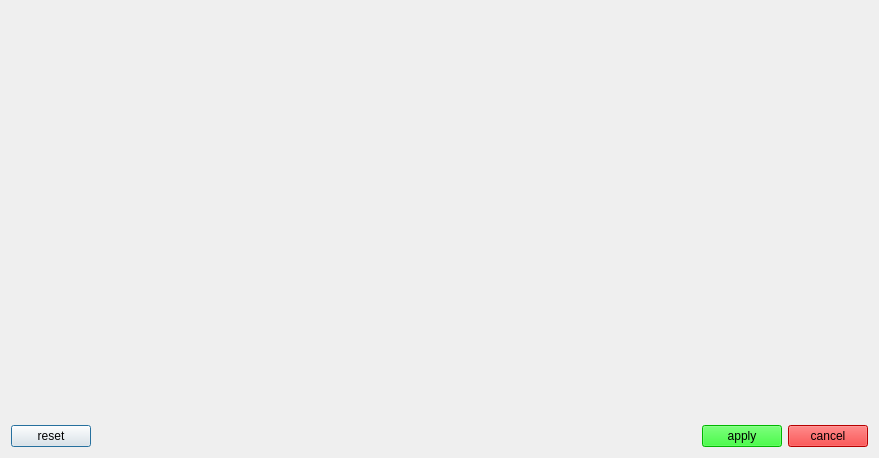
<?xml version="1.0" encoding="UTF-8"?>
<ui version="4.0">
 <class>Dialog</class>
 <widget class="QDialog" name="Dialog">
  <property name="geometry">
   <rect>
    <x>0</x>
    <y>0</y>
    <width>879</width>
    <height>458</height>
   </rect>
  </property>
  <property name="windowTitle">
   <string>Dialog</string>
  </property>
  <property name="whatsThis">
   <string>&lt;html&gt;&lt;head/&gt;&lt;body&gt;&lt;p&gt;&lt;span style=&quot; font-size:10pt; font-weight:600;&quot;&gt;Pencere açıldığı andaki konumu baz alan bir harita.Otonom Uçuş rotası için koordinat seçimi yapılabilir&lt;/span&gt;&lt;/p&gt;&lt;/body&gt;&lt;/html&gt;</string>
  </property>
  <property name="inputMethodHints">
   <set>Qt::ImhNone</set>
  </property>
  <layout class="QVBoxLayout" name="verticalLayout_2">
   <item>
    <layout class="QVBoxLayout" name="verticalLayout">
     <item>
      <layout class="QHBoxLayout" name="layout_map">
       <property name="sizeConstraint">
        <enum>QLayout::SetMinimumSize</enum>
       </property>
       <item>
        <spacer name="verticalSpacer">
         <property name="orientation">
          <enum>Qt::Vertical</enum>
         </property>
         <property name="sizeHint" stdset="0">
          <size>
           <width>20</width>
           <height>40</height>
          </size>
         </property>
        </spacer>
       </item>
      </layout>
     </item>
     <item>
      <layout class="QHBoxLayout" name="horizontalLayout">
       <item>
        <widget class="QPushButton" name="pushButton">
         <property name="whatsThis">
          <string>&lt;html&gt;&lt;head/&gt;&lt;body&gt;&lt;p&gt;&lt;span style=&quot; font-size:10pt; font-weight:600;&quot;&gt;Seçili koordinatları temizler&lt;/span&gt;&lt;/p&gt;&lt;/body&gt;&lt;/html&gt;</string>
         </property>
         <property name="text">
          <string>reset</string>
         </property>
        </widget>
       </item>
       <item>
        <spacer name="horizontalSpacer">
         <property name="orientation">
          <enum>Qt::Horizontal</enum>
         </property>
         <property name="sizeHint" stdset="0">
          <size>
           <width>40</width>
           <height>20</height>
          </size>
         </property>
        </spacer>
       </item>
       <item>
        <widget class="QPushButton" name="pushButton_3">
         <property name="whatsThis">
          <string>&lt;html&gt;&lt;head/&gt;&lt;body&gt;&lt;p&gt;&lt;span style=&quot; font-size:10pt; font-weight:600;&quot;&gt;Seçili koordinatları ana pencereye yükler.&lt;/span&gt;&lt;/p&gt;&lt;/body&gt;&lt;/html&gt;</string>
         </property>
         <property name="styleSheet">
          <string notr="true">background-color: rgb(0, 255, 0);</string>
         </property>
         <property name="text">
          <string>apply</string>
         </property>
        </widget>
       </item>
       <item>
        <widget class="QPushButton" name="pushButton_2">
         <property name="whatsThis">
          <string>&lt;html&gt;&lt;head/&gt;&lt;body&gt;&lt;p&gt;&lt;span style=&quot; font-size:10pt; font-weight:600;&quot;&gt;Diyalog penceresini kapat&lt;/span&gt;&lt;/p&gt;&lt;/body&gt;&lt;/html&gt;</string>
         </property>
         <property name="styleSheet">
          <string notr="true">background-color: rgb(255, 0, 0);</string>
         </property>
         <property name="text">
          <string>cancel</string>
         </property>
        </widget>
       </item>
      </layout>
     </item>
    </layout>
   </item>
  </layout>
 </widget>
 <resources/>
 <connections/>
</ui>
